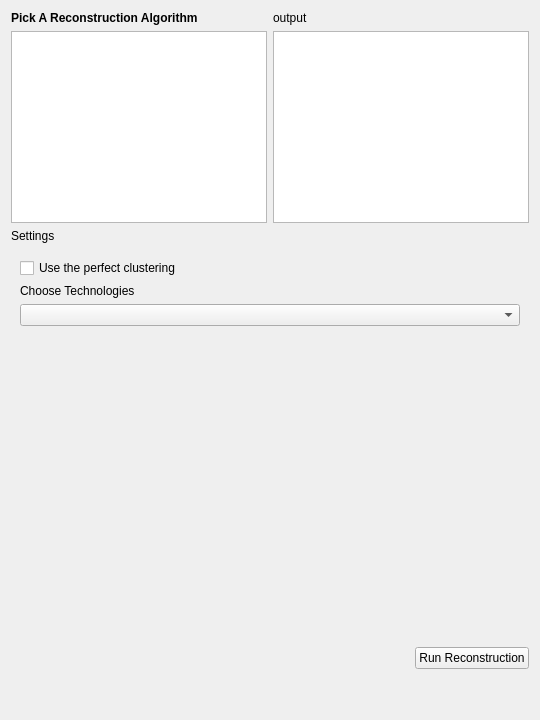
        <widget class="QWidget" name="reconstruction_tab">
         <attribute name="title">
          <string>Reconstruction</string>
         </attribute>
         <layout class="QVBoxLayout" name="verticalLayout_5">
          <item>
           <layout class="QHBoxLayout" name="reconstruction_all_horizontalLayout">
            <item>
             <layout class="QVBoxLayout" name="reconstruction_pick_verticalLayout">
              <property name="sizeConstraint">
               <enum>QLayout::SetMaximumSize</enum>
              </property>
              <property name="topMargin">
               <number>0</number>
              </property>
              <item>
               <widget class="QLabel" name="reconstruction_pick_label">
                <property name="font">
                 <font>
                  <bold>true</bold>
                  <underline>false</underline>
                 </font>
                </property>
                <property name="text">
                 <string>Pick A Reconstruction Algorithm</string>
                </property>
               </widget>
              </item>
              <item>
               <widget class="QListWidget" name="reconstruction_listWidget"/>
              </item>
             </layout>
            </item>
            <item>
             <layout class="QVBoxLayout" name="reconstruction_output_verticalLayout">
              <item>
               <widget class="QLabel" name="reconstruction_output_label">
                <property name="text">
                 <string>output</string>
                </property>
               </widget>
              </item>
              <item>
               <widget class="QTextEdit" name="reconstruction_output_textEdit"/>
              </item>
             </layout>
            </item>
           </layout>
          </item>
          <item>
           <layout class="QVBoxLayout" name="reconstruction_settings_verticalLayout">
            <item>
             <widget class="QLabel" name="reconstruction_settings_label">
              <property name="text">
               <string>Settings</string>
              </property>
             </widget>
            </item>
            <item>
             <widget class="QStackedWidget" name="stackedWidget_2">
              <property name="minimumSize">
               <size>
                <width>0</width>
                <height>70</height>
               </size>
              </property>
              <widget class="QWidget" name="reconstruction_settings_horizontalWidget">
               <layout class="QHBoxLayout" name="horizontalLayout_3">
                <item>
                 <layout class="QVBoxLayout" name="reconstruction_settings_inner_verticalLayout_2">
                  <item>
                   <widget class="QCheckBox" name="use_perfect_clustering_checkBox">
                    <property name="text">
                     <string>Use the perfect clustering</string>
                    </property>
                    <property name="checkable">
                     <bool>false</bool>
                    </property>
                    <property name="checked">
                     <bool>false</bool>
                    </property>
                   </widget>
                  </item>
                  <item>
                   <widget class="QLabel" name="reconstruction_chosen_technologies_label">
                    <property name="text">
                     <string>Choose Technologies</string>
                    </property>
                   </widget>
                  </item>
                  <item>
                   <widget class="QComboBox" name="reconstrcution_technology_comboBox"/>
                  </item>
                 </layout>
                </item>
               </layout>
              </widget>
             </widget>
            </item>
           </layout>
          </item>
          <item>
           <layout class="QVBoxLayout" name="histo_img_verticalLayout">
            <item>
             <widget class="QLabel" name="histogram_img">
              <property name="minimumSize">
               <size>
                <width>200</width>
                <height>300</height>
               </size>
              </property>
              <property name="text">
               <string/>
              </property>
              <property name="scaledContents">
               <bool>true</bool>
              </property>
             </widget>
            </item>
            <item>
             <layout class="QHBoxLayout" name="run_reconstruction_horizontalLayout">
              <item>
               <spacer name="run_reconstruction_horizontalSpacer">
                <property name="orientation">
                 <enum>Qt::Horizontal</enum>
                </property>
                <property name="sizeHint" stdset="0">
                 <size>
                  <width>40</width>
                  <height>20</height>
                 </size>
                </property>
               </spacer>
              </item>
              <item>
               <widget class="QPushButton" name="reconstruction_run_pushButton">
                <property name="text">
                 <string>Run Reconstruction</string>
                </property>
               </widget>
              </item>
             </layout>
            </item>
           </layout>
          </item>
          <item>
           <spacer name="verticalSpacer_2">
            <property name="orientation">
             <enum>Qt::Vertical</enum>
            </property>
            <property name="sizeHint" stdset="0">
             <size>
              <width>20</width>
              <height>40</height>
             </size>
            </property>
           </spacer>
          </item>
         </layout>
        </widget>
